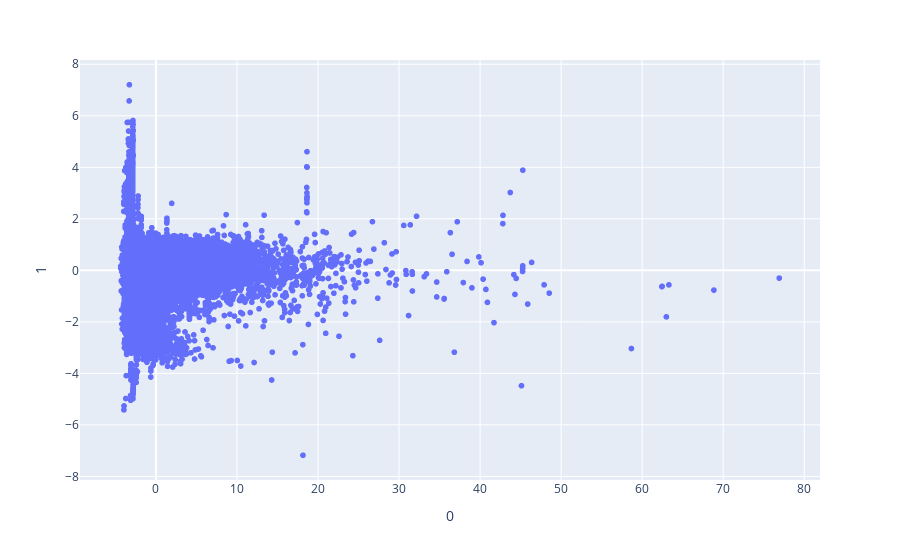

The notebook cell this image was saved under:
### Code cell
import plotly.express as px
fig = px.scatter(x_reduced, x=0, y=1)
fig.show()

### Figure 1 — Plotly figure (JSON) as saved in the notebook; plotly's stock layout.template omitted (floating-point values rounded to 4 significant figures; data arrays with more than 128 entries replaced by an {"elided": "..."} marker saying what was removed)
{"data": [{"hovertemplate": "0=%{x}<br>1=%{y}<extra></extra>", "legendgroup": "", "marker": {"color": "#636efa", "symbol": "circle"}, "mode": "markers", "name": "", "showlegend": false, "x": {"elided": "27769 float values"}, "xaxis": "x", "y": {"elided": "27769 float values"}, "yaxis": "y", "type": "scattergl"}], "layout": {"xaxis": {"anchor": "y", "domain": [0.0, 1.0], "title": {"text": "0"}}, "yaxis": {"anchor": "x", "domain": [0.0, 1.0], "title": {"text": "1"}}, "legend": {"tracegroupgap": 0}, "margin": {"t": 60}}}
